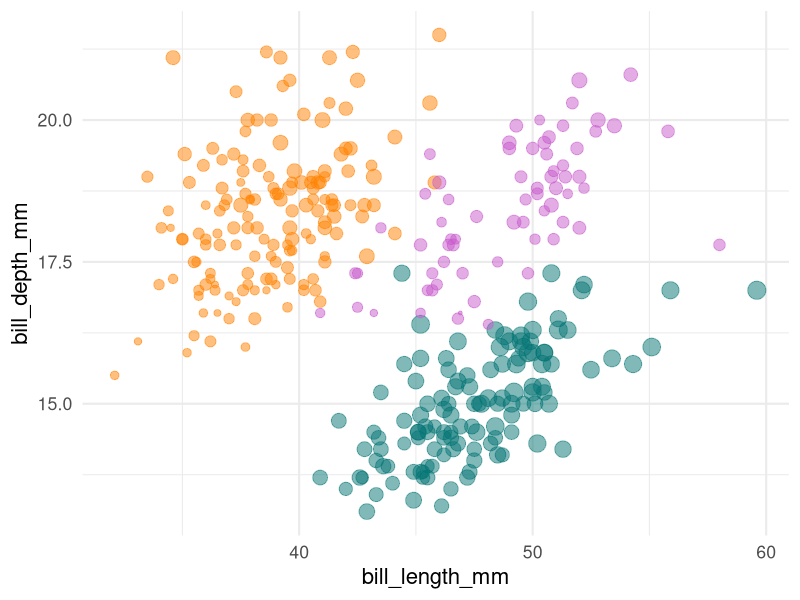
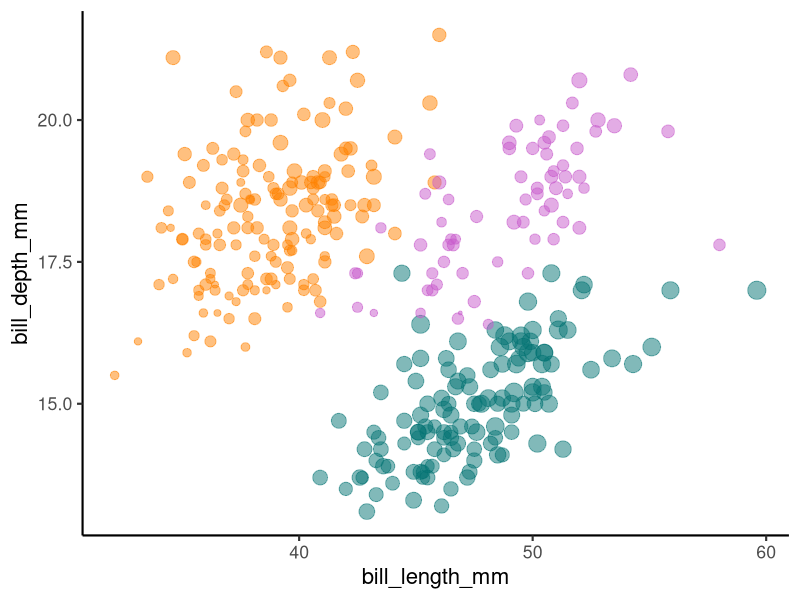
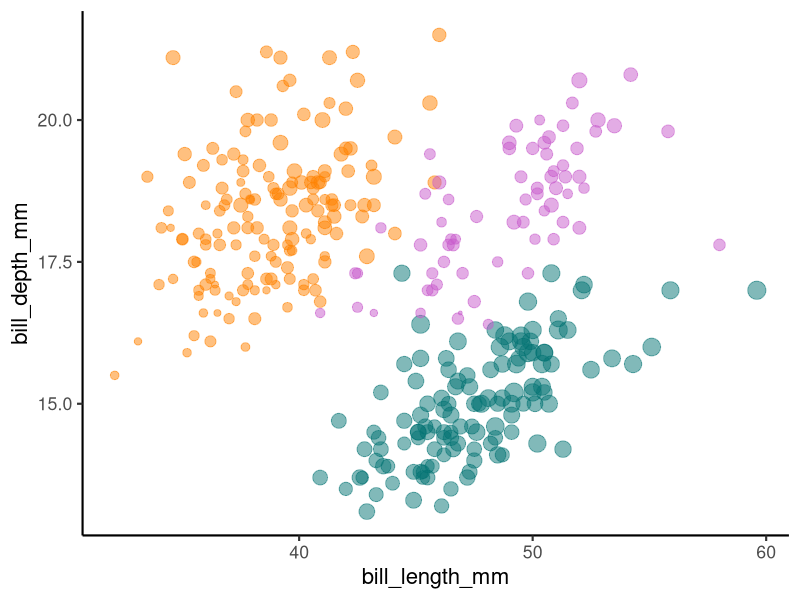
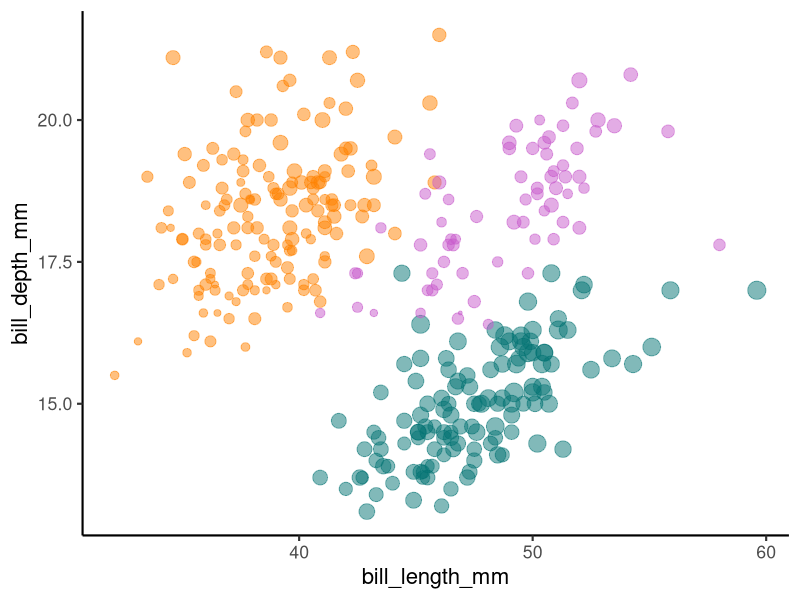
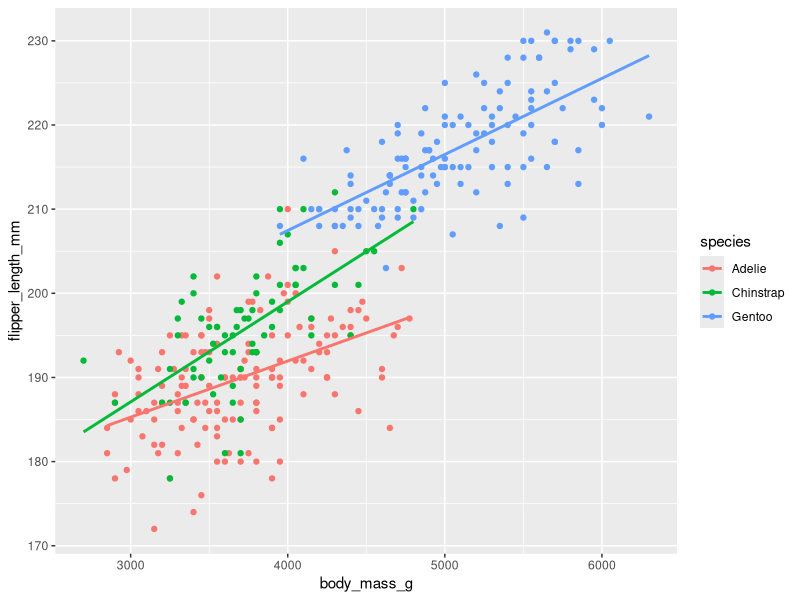
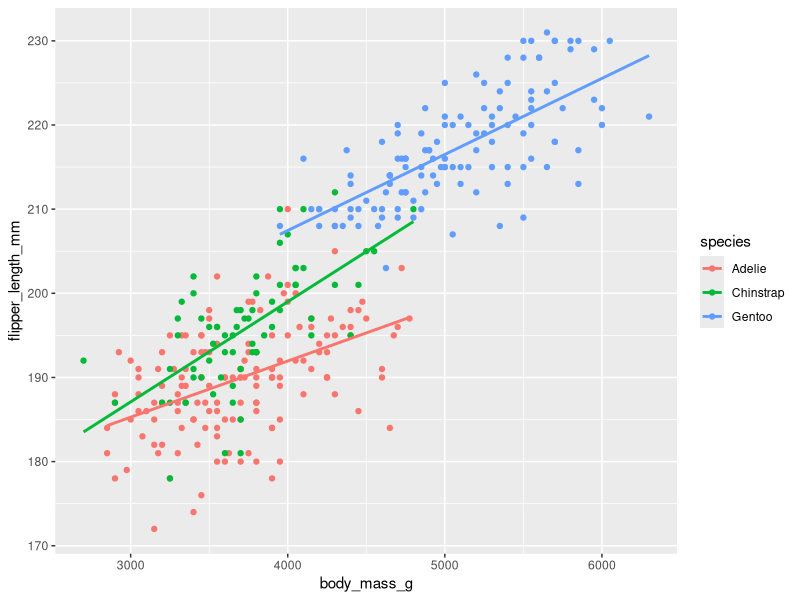
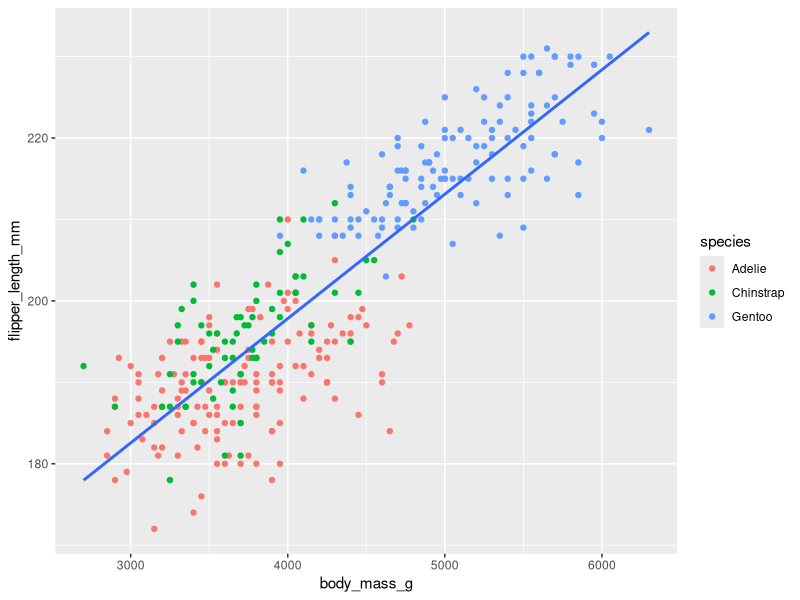
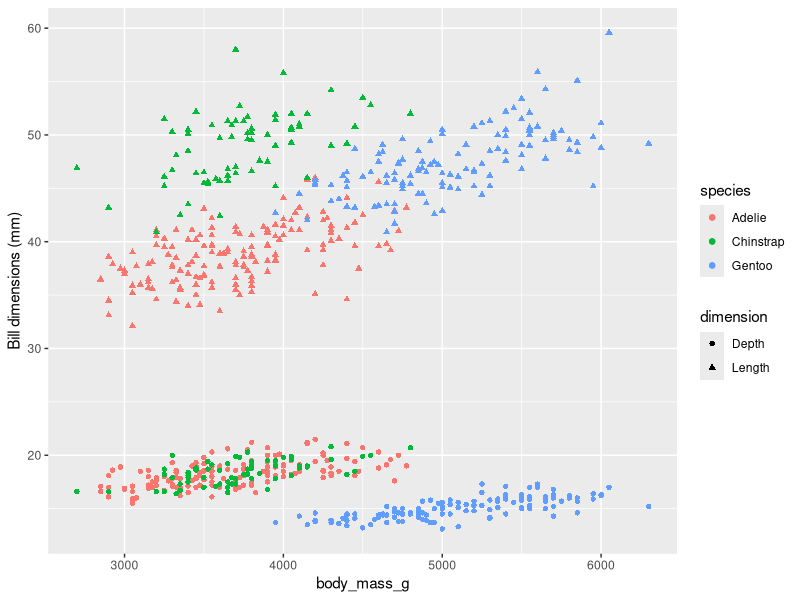

Reproduce these figures in R, in order.
## ---- chunk 1
#| warning: false
#| echo: false
#| fig-width: 4
#| fig-height: 4

library(palmerpenguins)
library(ggplot2)
library(dplyr)

ggplot(penguins, aes(x = bill_length_mm, y = bill_depth_mm, 
                     size = body_mass_g,
                     color = species)) +
  geom_point(alpha = 0.5) +
  theme_minimal(base_size = 16) +
  scale_color_manual(values = c("#FF8100", "#C75BCB", "#057575")) +
  guides(size = "none",
         color = "none")
## ---- chunk 2
#| warning: false
#| echo: false
#| fig-width: 4
#| fig-height: 4

library(palmerpenguins)
library(ggplot2)

ggplot(penguins, aes(x = bill_length_mm, y = bill_depth_mm, 
                     size = body_mass_g,
                     color = species)) +
  geom_point(alpha = 0.5) +
  theme_classic(base_size = 16) +
  scale_color_manual(values = c("#FF8100", "#C75BCB", "#057575")) +
  guides(size = "none",
         color = "none")
## ---- chunk 3
#| warning: false
#| echo: false
#| fig-width: 4
#| fig-height: 4

library(palmerpenguins)
library(ggplot2)

ggplot(penguins, aes(x = bill_length_mm, y = bill_depth_mm, 
                     size = body_mass_g,
                     color = species)) +
  geom_point(alpha = 0.5) +
  theme_classic(base_size = 16) +
  scale_color_manual(values = c("#FF8100", "#C75BCB", "#057575")) +
  guides(size = "none",
         color = "none")
## ---- chunk 4
#| echo: false
example <- penguins[c(1:2, 160:161, 283:284), c(1, 3:4, 6)]
example
## ---- chunk 5
#| warning: false
#| echo: false
#| fig-width: 4
#| fig-height: 4
library(palmerpenguins)
library(ggplot2)

ggplot(penguins, aes(x = bill_length_mm, y = bill_depth_mm, 
                     size = body_mass_g,
                     color = species)) +
  geom_point(alpha = 0.5) +
  theme_classic(base_size = 16) +
  scale_color_manual(values = c("#FF8100", "#C75BCB", "#057575")) +
  guides(size = "none",
         color = "none")
## ---- chunk 6
#| echo: false
library(dplyr)
example <- penguins[c(1:2, 160:161, 283:284), c(1, 3:4, 6)]
example %>%
  rename(x = bill_length_mm,
         y = bill_depth_mm,
         Size = body_mass_g,
         Color = species)
## ---- chunk 7
#| fig-width: 5
#| fig-height: 4
ggplot(penguins, aes(x = body_mass_g, 
                     y = flipper_length_mm, 
                     color = species)) +
  geom_point() +
  geom_smooth(method = "lm", se = FALSE) 
## ---- chunk 8
#| fig-width: 5
#| fig-height: 4
ggplot(penguins, aes(x = body_mass_g, 
                     y = flipper_length_mm, 
                     color = species)) +
  geom_point() +
  geom_smooth(method = "lm", se = FALSE) 
## ---- chunk 9
#| fig-width: 5
#| fig-height: 4
ggplot(penguins, aes(x = body_mass_g, 
                     y = flipper_length_mm)) +
  geom_point(aes(color = species)) +
  geom_smooth(method = "lm", 
              se = FALSE) 
## ---- chunk 10
#| echo: false
#| fig-width: 5
#| fig-height: 4
ggplot(penguins, 
       aes(x = body_mass_g,
           color = species)) +
  geom_point(aes(y = bill_length_mm, 
                 shape = "Length")) +
  geom_point(aes(y = bill_depth_mm, 
                 shape = "Depth")) +
  ylab("Bill dimensions (mm)") +
  labs(shape = "dimension")
## ---- chunk 11
#| echo: false
#| fig-width: 5
#| fig-height: 5
ggplot() +
  layer(data = penguins,
        mapping = aes(x = body_mass_g,
                      y = flipper_length_mm),
        geom = "point", 
        stat = "identity",
        position = "identity") +
  scale_x_continuous() +
  scale_y_continuous() +
  coord_cartesian()
## ---- chunk 12
#| echo: false
#| fig-width: 5
#| fig-height: 5

ggplot() +
  geom_point(data = penguins,
             mapping = aes(x = body_mass_g,
                           y = flipper_length_mm))
## ---- chunk 13
#| echo: false
#| fig-width: 5
#| fig-height: 5
ggplot() +
  geom_point(data = penguins,
             mapping = aes(x = body_mass_g,
                           y = flipper_length_mm))
## ---- chunk 14
#| fig-width: 5
#| fig-height: 4
ggplot(data = penguins, 
       mapping = aes(x = species, 
                     fill = sex)) +
  stat_count()
## ---- chunk 15
#| fig-width: 5
#| fig-height: 4
ggplot(data = penguins, 
       mapping = aes(x = species, 
                     fill = sex)) +
  geom_bar()
## ---- chunk 16
#| fig-width: 5
#| fig-height: 4
ggplot(data = penguins, 
       mapping = aes(x = body_mass_g, 
                     fill = species)) +
  stat_density(alpha = 0.5)
## ---- chunk 17
#| fig-width: 5
#| fig-height: 4
ggplot(data = penguins, 
       mapping = aes(x = body_mass_g, 
                     fill = species)) +
  geom_density(alpha = 0.5)
## ---- chunk 18
#| echo: false
#| fig-width: 5
#| fig-height: 4

penguins %>%
  count(species) %>%
  ggplot(aes(x = species, y = n)) +
  geom_bar(stat = "identity")

## ---- chunk 19
#| fig-width: 5
#| fig-height: 4
#| echo: false
ggplot(penguins, aes(x = species, 
                     y = after_stat(prop),
                     group = 1)) +
  geom_bar()

## ---- chunk 20
#| fig-width: 5
#| fig-height: 4
#| echo: false
ggplot(penguins) +
  stat_summary(aes(x = species,
                   y = body_mass_g),
               fun.min = min,
               fun.max = max,
               fun = mean)
## ---- chunk 21
#| fig-width: 5
#| fig-height: 4
#| fig-align: center
ggplot(data = penguins, mapping = aes(x = species, fill = sex)) +
  geom_bar(position = "stack")
## ---- chunk 22
#| fig-width: 5
#| fig-height: 4
#| fig-align: center
ggplot(data = penguins, mapping = aes(x = species, fill = sex)) +
  geom_bar(position = "fill")
## ---- chunk 23
#| fig-width: 5
#| fig-height: 4
#| fig-align: center
ggplot(data = penguins, mapping = aes(x = species, 
                     fill = sex)) +
  geom_bar(position = "dodge")
## ---- chunk 24
#| fig-width: 5
#| fig-height: 4
#| fig-align: center
ggplot(data = penguins, mapping = aes(x = species, y = body_mass_g, color = sex)) +
  geom_point(position = "identity")
## ---- chunk 25
#| fig-width: 5
#| fig-height: 4
#| fig-align: center
ggplot(data = penguins, mapping = aes(x = species, y = body_mass_g, color = sex)) +
  geom_point(position = "jitter")
## ---- chunk 26
#| fig-width: 5
#| fig-height: 4
#| fig-align: center
ggplot(data = penguins, mapping = aes(x = species, y = body_mass_g, color = sex)) +
  geom_point(position = position_jitterdodge())
## ---- chunk 27
#| echo: false
#| fig-width: 6
#| fig-height: 5
#| fig-align: center
library(multcompView)
library(tidyverse)

# Run ANOVA and get letters
m1 <- aov(body_mass_g ~ species * sex, data = penguins)
cld <- multcompLetters4(m1, TukeyHSD(m1))

# Create dataframe for plot
cld_df <- data.frame(letter = cld$`species:sex`$Letters) %>%
  tibble::rownames_to_column("name") %>%
  mutate(species = str_extract(name, "^[^\\:]+"),
         sex = str_extract(name, "(?<=\\:).*"))
ggplot(data = penguins %>%
         filter(!is.na(sex)),
       mapping = aes(x = species, 
                     y = body_mass_g,
                     color = sex)) +
  geom_jitter(alpha = 0.15,
              position = position_jitterdodge()) +
  stat_summary(fun = mean,
               fun.min = function(x) mean(x) - sd(x),
               fun.max = function(x) mean(x) + sd(x),
               position = position_dodge(width = 0.75))
  # geom_text(data = cld_df, 
  #           mapping = aes(x = species,
  #                         y = 6000,
  #                         group = sex,
  #                         label = letter),
  #           hjust = 0.5,
  #           position = position_dodge(width = 0.75),
  #           color = "black")

## ---- chunk 28
#| echo: false
#| fig-align: center
ggplot(penguins, aes(x = body_mass_g,
                     y = flipper_length_mm)) +
  geom_point(data = dplyr::select(penguins, -species), color = "grey") +
  geom_point(aes(color = species)) +
  facet_wrap(~species)
## ---- chunk 29
#| echo: false
#| fig-width: 5
#| fig-height: 4
#| fig-align: center
ggplot(penguins, 
       aes(x = body_mass_g,
           y = flipper_length_mm)) +
  geom_point(aes(color = species)) +
  theme_bw()
## ---- chunk 30
#| echo: false
#| fig-width: 5
#| fig-height: 4
#| fig-align: center
ggplot(penguins, 
       aes(x = body_mass_g,
           y = flipper_length_mm)) +
  geom_point(aes(color = species)) +
  theme_minimal()
## ---- chunk 31
#| echo: false
#| fig-width: 5
#| fig-height: 4
#| fig-align: center
ggplot(penguins, 
       aes(x = body_mass_g,
           y = flipper_length_mm)) +
  geom_point(aes(color = species)) +
  theme_classic()
